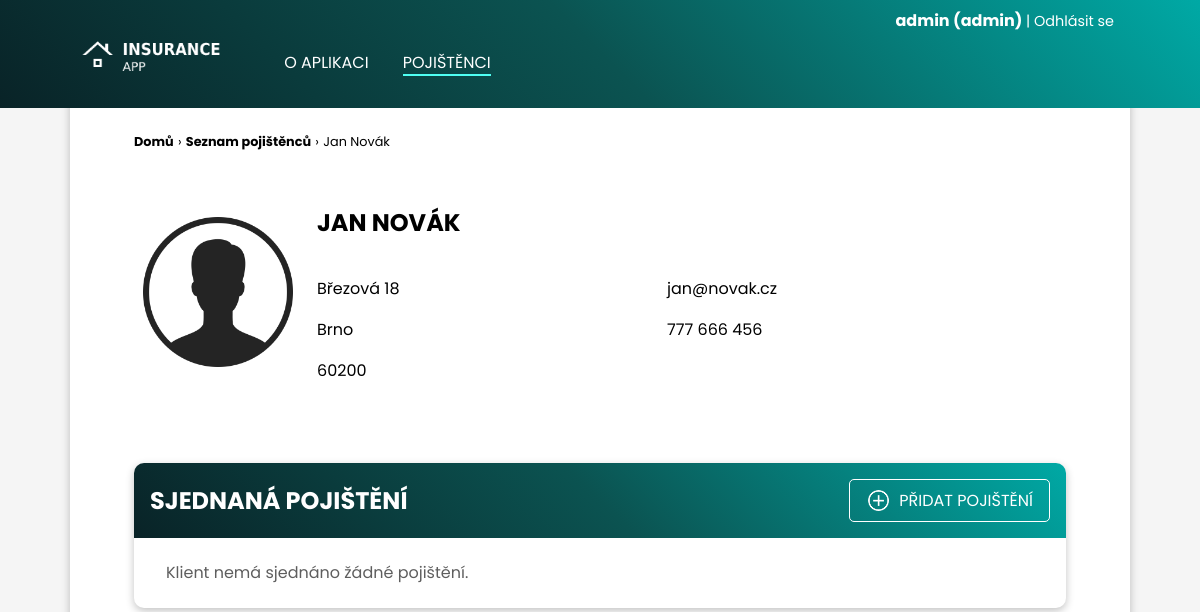
Before: /pojistenci/1/ (signed in) with the older database file.
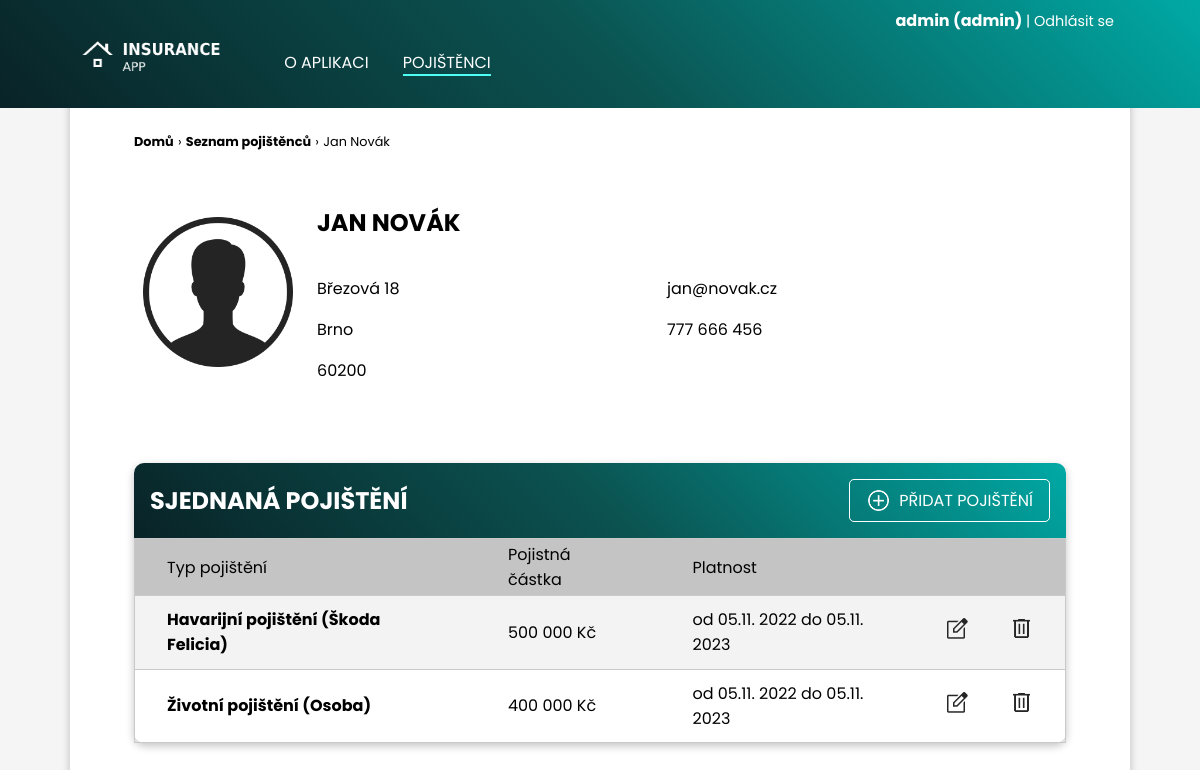
After: the same page with the newer database file.
### clients/models.py (models this page shows, shortened)
class Client(models.Model):
    name = models.CharField(max_length=200, verbose_name="Jméno")
    surname = models.CharField(max_length=200, verbose_name="Příjmení")
    street_address = models.CharField(max_length=200, verbose_name="Ulice a číslo popisné")
    city = models.CharField(max_length=100, verbose_name="Město")
    postal_code = models.CharField(max_length=6, verbose_name="Poštovní směrovací číslo")
    email = models.EmailField(max_length=200, verbose_name="Email")
    phone_number = models.CharField(max_length=16, verbose_name="Telefon")

class Insurance(models.Model):
    TYPES_OF_INSURANCE = [
        ("MAJETEK", "Pojištění majetku"),
        ("HAVARIJNI", "Havarijní pojištění"),
        ("ZIVOTNI", "Životní pojištění"),
        ("URAZOVE", "Úrazové pojištění"),
        ("ODPOVEDNOSTI", "Pojištění odpovědnosti")
    ]
    insurance_type = models.CharField(max_length=30, choices=TYPES_OF_INSURANCE, verbose_name="Typ pojištění")
    subject = models.CharField(max_length=100, verbose_name="Předmět pojištění")
    amount = models.PositiveIntegerField(verbose_name="Pojistná částka")
    date_from = models.DateField(default=date.today, verbose_name="Pojištění od")
    date_to = models.DateField(default=date.today, verbose_name="Pojištění do")
    client = models.ForeignKey(Client, on_delete=models.CASCADE)
    def __str__(self):
        return f"{self.insurance_type}: {self.subject}, {self.amount}"

### clients/views.py (the view)
# urls.py: path("pojistenci/<int:pk>/", views.client_detail, name="client-detail"),
@login_required
def client_detail(request, pk):
    client = Client.objects.get(id=pk)
    insurances = Insurance.objects.filter(client_id=pk)
    print(insurances)
    return render(request, "clients/client_detail.html", {
        "client": client,
        "insurances": insurances
    })

### clients/templates/clients/client_detail.html (shortened to what this page needs)
{% extends 'clients/layout.html' %}
{% load static %}
{% block navigation %}
<li><a  href="{% url 'clients:index' %}">O&nbsp;aplikaci</a></li>
<li><a class="active" href="{% url 'clients:list-all-clients' %}">Pojištěnci</a></li>
{% endblock navigation %}
{% block section %}
    <div class="page-path">
        <a href="{% url 'clients:index' %}">Domů</a>
        <p>&rsaquo;</p>
        <a href="{% url 'clients:list-all-clients' %}">Seznam pojištěnců</a> <p>&rsaquo;</p>
        <p> {{ client.name }} {{ client.surname }}</p>
    </div>
    <div class="client-detail">
        {% if client.surname|slice:"-1:" == "á" %}
        <img class="client-detail-portrait" src="{% static 'clients/user_female_icon.png' %}" height="150px" alt="">
        {% else %}
        <img class="client-detail-portrait" src="{% static 'clients/user_male_icon.png' %}" height="150px" alt="">
        {% endif %}
        <h2 id="client-detail-name">{{ client.name }} {{ client.surname }}</h2>
        <div id="client-detail-address">
            <p>{{ client.street_address }}</p>
            <p>{{ client.city }}</p>
            <p>{{ client.postal_code }}</p>
        </div>
        <div id="client-detail-contact">
            <p>{{ client.email }}</p>
            <p>{{ client.phone_number }}</p>
        </div>
    </div>
    <div class="table-content-box">
        <div class="content-box-header table-header">
            <h2>Sjednaná pojištění</h2>
            {% if user.is_staff %}
            <a href="{% url 'clients:create-insurance' pk=client.id %}"><img src="{% static 'clients/add_circle_blue.png' %}" alt="add circle" height="25px">PŘIDAT POJIŠTĚNÍ</a>
            {% endif %}
        </div>
        <div class="custom-table">
            <table>
                {% if insurances|length > 0 %}
                <tr>
                    <th>Typ pojištění</th>
                    <th>Pojistná částka</th>
                    <th>Platnost</th>
                    <th></th>
                    <th></th>
                </tr>
                {% endif %}
                {% for insurance in insurances %}
                <tr>
                    <td><a href="{% url 'clients:insurance-detail' pk=client.id id=insurance.id %}">{{ insurance.get_insurance_type_display }} ({{ insurance.subject }})</a></td>
                    <td>{{ insurance.amount }} Kč</td>
                    <td>od {{ insurance.date_from|date:"d.m. Y" }} do {{ insurance.date_to|date:"d.m. Y" }}</td>
                    {% if user.is_staff %}
                    <td class="table-button"><a href="{% url 'clients:edit-insurance' pk=client.id id=insurance.id %}"><img src="{% static 'clients/edit.png' %}" height="25px" alt="edit" title="upravit"></a></td>
                    <td class="table-button"><a href="{% url 'clients:delete-insurance' pk=client.id id=insurance.id %}"><img src="{% static 'clients/delete.png' %}" height="25px" alt="delete" title="smazat"></a></td>
                    {% else %}
                    <td></td>
                    <td></td>
                    {% endif %}
                </tr>
                {% empty %}
                    <p class="empty-message">Klient nemá sjednáno žádné pojištění.</p>
                {% endfor %}
            </table>
        </div>
    </div>
{% endblock section %}

### clients/templates/clients/layout.html (shortened to what this page needs)
{% load static %}
<!DOCTYPE html>
<html lang="cs-cz">
<head>
    <link rel="stylesheet" href="{% static 'clients/styles.css' %}">
</head>
<body>
    <header>
        <div id="login-logout-bar" class="container">
            {% if user.is_authenticated %}
                <p id="username">{{ request.user.username }} {% if user.is_staff %} (admin) {% endif %}</p><a href="{% url 'logout' %}" class="login-logout">| Odhlásit se</a>
            {% else %}
                <a href="{% url 'login' %}" class="login-logout">Přihlásit se </a><a href="{% url 'register' %}" id="register-btn">Registrovat se</a>
            {% endif %}
        </div>
        <div id="header-content" class="container">
            <img src="{% static 'clients/app_logo.png' %}" height="50px" alt="">
            <nav>
                <ul>
                    {% block navigation %}{% endblock navigation %}
                </ul>
            </nav>
        </div>
    </header>
    <section class="container">
        {% block section %}
        {% endblock section %}
    </section>
</body>
</html>

### clients/static/clients/styles.css (style rules this page uses)
:root { --main: linear-gradient(45deg, #092327 0%, #0B5351 50%, #00A9A5 100%); --box: linear-gradient(45deg, #092327 0%, #0B5351 100%); }
body { padding: 0; margin: 0; box-sizing: border-box; font-family: Poppins, sans-serif; background: rgb(245, 245, 245); min-height: 100vh; }
h1, h2, h3 { text-transform: uppercase; }
a { text-decoration: none; color:black; }
header { min-height: 6em; width: 100vw; background: var(--main); color: white; position: fixed; }
#login-logout-bar { text-align: right; padding: 0.5em 2em 0 0; }
#username { display: inline; font-weight: bold; }
.login-logout { display: inline; text-decoration: none; color: white; font-size: 0.9em; transition: all 0.2s ease; }
#header-content { display: flex; padding: 0 0 0 1em; margin-top: 0; }
#header-content ul, #header-content h1 { padding-top: 0; margin-top: 0; }
nav ul { display: flex; flex-direction: row; }
nav ul li { padding: 1px; margin: 1em; list-style-type: none; text-transform: uppercase; }
nav ul li a { text-decoration: none; color: white; border-bottom: 2px solid transparent; transition: all 0.2s ease; }
.active { border-bottom: 2px solid #4FFFF3; }
section { box-sizing: border-box; background: white; min-height: 90vh; padding: 4em; padding-top: 8em; border-top: 0; border-radius: 0 0 10px 10px; box-shadow: rgba(0, 0, 0, 0.24) 0px 3px 8px; }
.container { max-width: 1060px; margin: 0 auto; }
.content-box-header { background: var(--main); color: white; border-radius: 10px 10px 0 0; padding: 1em; }
.content-box-header h2, .content-box-header h3 { padding: 0; margin: 0; }
.table-content-box { max-width: 100%; border-radius: 10px; box-shadow: rgba(0, 0, 0, 0.24) 0px 3px 8px; }
.table-header { display: flex; align-items: center; justify-content: space-between; }
.table-header a { color: white; text-decoration: none; border: 1px solid white; padding: 0.5em 1em; border-radius: 5px; margin-left: 1em; transition: all 0.2s ease; filter: grayscale(1) brightness(150%); }
.table-header img { vertical-align: bottom; padding-right: 0.5em; }
table, tr { border-collapse: collapse; border: 1px solid rgb(201, 201, 201); width: 100%; }
table td { padding: 0.7em 2em; text-align: left; }
th { font-weight: normal; text-align: left; padding: 0.2em 2em; background: rgb(196, 196, 196); }
tr:nth-child(even) { background-color: #f3f3f3; }
.custom-table a { text-decoration: none; font-weight: bold; }
.table-button { padding: 0 0.5em; filter: contrast(70%); }
.client-detail { max-width: 700px; display: grid; grid-template-columns: 1fr 2fr 1fr; grid-template-rows: auto auto; gap: 0 1em; margin-bottom: 4em; }
.client-detail-portrait { grid-column: 1; grid-row: 1 / 3; margin: auto; }
#client-detail-name { grid-column: 2 / 3; grid-row: 1; }
#client-detail-address { grid-column: 2; grid-row: 2; }
#client-detail-contact { grid-column: 3; grid-row: 2; }
.page-path { display: block; margin-bottom: 2em; }
.page-path > * { display: inline; font-size: 0.8em; font-weight: bold; text-decoration: none; }
.page-path p { font-weight: normal; }

Changed rows visible on the page:
added Insurance: insurance_type "Havarijní pojištění", subject "Škoda Felicia", amount "500 000", date_from "05.11. 2022", date_to "05.11. 2023"
added Insurance: insurance_type "Životní pojištění", subject "Osoba", amount "400 000", date_from "05.11. 2022", date_to "05.11. 2023"
Other visible differences:
text no longer shown: "Klient nemá sjednáno žádné pojištění."
text now shown: "Typ pojištění Pojistná částka Platnost"
